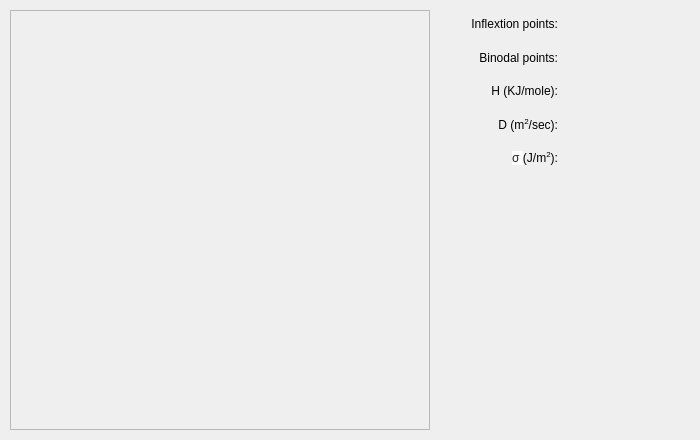
<?xml version="1.0" encoding="UTF-8"?>
<ui version="4.0">
 <class>DialogViewCalcParam</class>
 <widget class="QDialog" name="DialogViewCalcParam">
  <property name="geometry">
   <rect>
    <x>0</x>
    <y>0</y>
    <width>700</width>
    <height>440</height>
   </rect>
  </property>
  <property name="windowTitle">
   <string>View Calculation Parameters</string>
  </property>
  <widget class="QFrame" name="frame">
   <property name="geometry">
    <rect>
     <x>10</x>
     <y>10</y>
     <width>420</width>
     <height>420</height>
    </rect>
   </property>
   <property name="frameShape">
    <enum>QFrame::StyledPanel</enum>
   </property>
   <property name="frameShadow">
    <enum>QFrame::Raised</enum>
   </property>
   <widget class="QLabel" name="labelGXPlot">
    <property name="geometry">
     <rect>
      <x>10</x>
      <y>10</y>
      <width>400</width>
      <height>400</height>
     </rect>
    </property>
    <property name="text">
     <string/>
    </property>
   </widget>
  </widget>
  <widget class="QWidget" name="layoutWidget">
   <property name="geometry">
    <rect>
     <x>440</x>
     <y>11</y>
     <width>241</width>
     <height>161</height>
    </rect>
   </property>
   <layout class="QGridLayout" name="gridLayout">
    <item row="0" column="0">
     <widget class="QLabel" name="labelInflextionPoint">
      <property name="text">
       <string>&lt;html&gt;&lt;head/&gt;&lt;body&gt;&lt;p align=&quot;right&quot;&gt;Inflextion points:&lt;/p&gt;&lt;/body&gt;&lt;/html&gt;</string>
      </property>
     </widget>
    </item>
    <item row="0" column="1">
     <widget class="QLabel" name="labelInflextionPointValue">
      <property name="text">
       <string/>
      </property>
     </widget>
    </item>
    <item row="1" column="0">
     <widget class="QLabel" name="labelBinodalPoint">
      <property name="text">
       <string>&lt;html&gt;&lt;head/&gt;&lt;body&gt;&lt;p align=&quot;right&quot;&gt;Binodal points:&lt;/p&gt;&lt;/body&gt;&lt;/html&gt;</string>
      </property>
     </widget>
    </item>
    <item row="1" column="1">
     <widget class="QLabel" name="labelBinodalPointValue">
      <property name="text">
       <string/>
      </property>
     </widget>
    </item>
    <item row="2" column="0">
     <widget class="QLabel" name="labelBarrierHeight">
      <property name="text">
       <string>&lt;html&gt;&lt;head/&gt;&lt;body&gt;&lt;p align=&quot;right&quot;&gt;H (KJ/mole):&lt;/p&gt;&lt;/body&gt;&lt;/html&gt;</string>
      </property>
     </widget>
    </item>
    <item row="2" column="1">
     <widget class="QLabel" name="labelBarrierHeightValue">
      <property name="text">
       <string/>
      </property>
     </widget>
    </item>
    <item row="3" column="0">
     <widget class="QLabel" name="labelDiffusivity">
      <property name="text">
       <string>&lt;html&gt;&lt;head/&gt;&lt;body&gt;&lt;p align=&quot;right&quot;&gt;D (m&lt;span style=&quot; vertical-align:super;&quot;&gt;2&lt;/span&gt;/sec):&lt;/p&gt;&lt;/body&gt;&lt;/html&gt;</string>
      </property>
     </widget>
    </item>
    <item row="3" column="1">
     <widget class="QLabel" name="labelDiffusivityValue">
      <property name="text">
       <string/>
      </property>
     </widget>
    </item>
    <item row="4" column="0">
     <widget class="QLabel" name="labelGBEnergy">
      <property name="text">
       <string>&lt;html&gt;&lt;head/&gt;&lt;body&gt;&lt;p align=&quot;right&quot;&gt;&lt;span style=&quot; font-family:'Google Sans,arial,sans-serif'; color:#202124; background-color:#ffffff;&quot;&gt;σ &lt;/span&gt;(J/m&lt;span style=&quot; vertical-align:super;&quot;&gt;2&lt;/span&gt;):&lt;/p&gt;&lt;/body&gt;&lt;/html&gt;</string>
      </property>
     </widget>
    </item>
    <item row="4" column="1">
     <widget class="QLabel" name="labelGBEnergyValue">
      <property name="text">
       <string/>
      </property>
     </widget>
    </item>
   </layout>
  </widget>
 </widget>
 <resources/>
 <connections/>
</ui>
